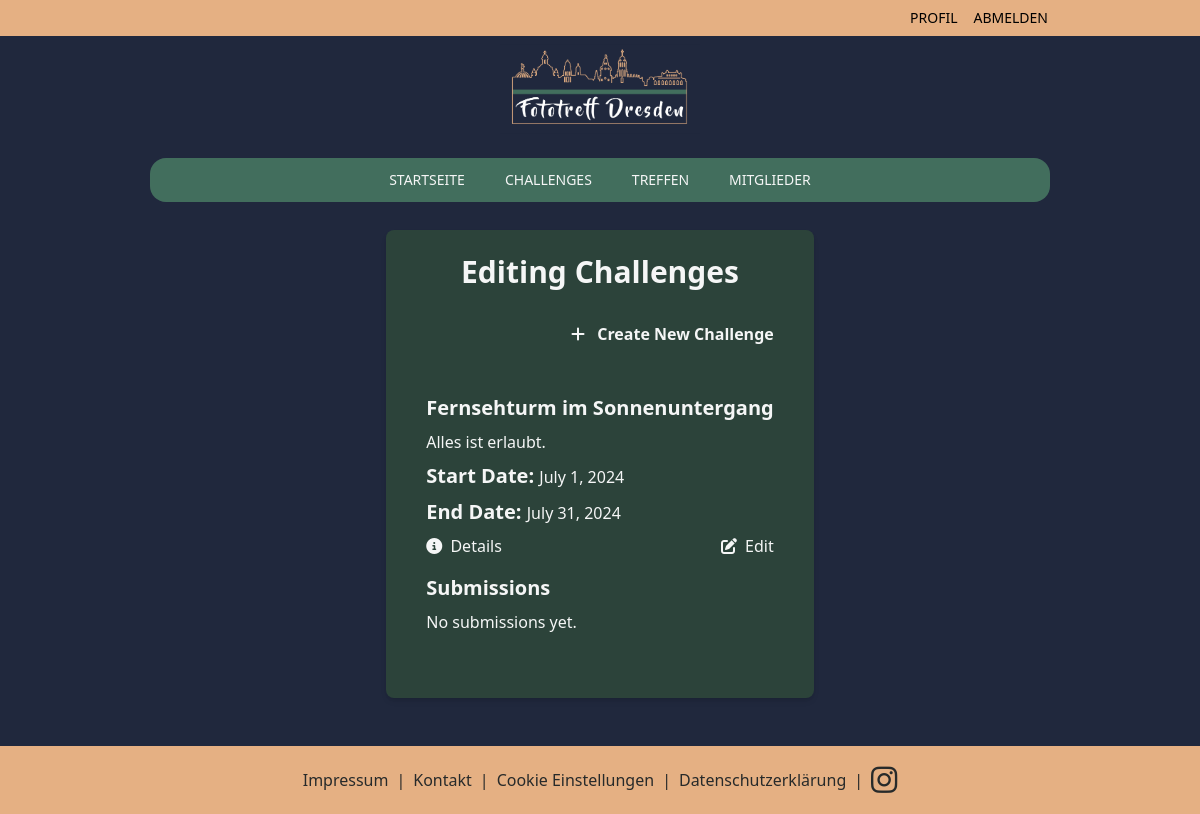
The page /editing/challenge/edit/list/ (signed in) on the database as committed earlier.
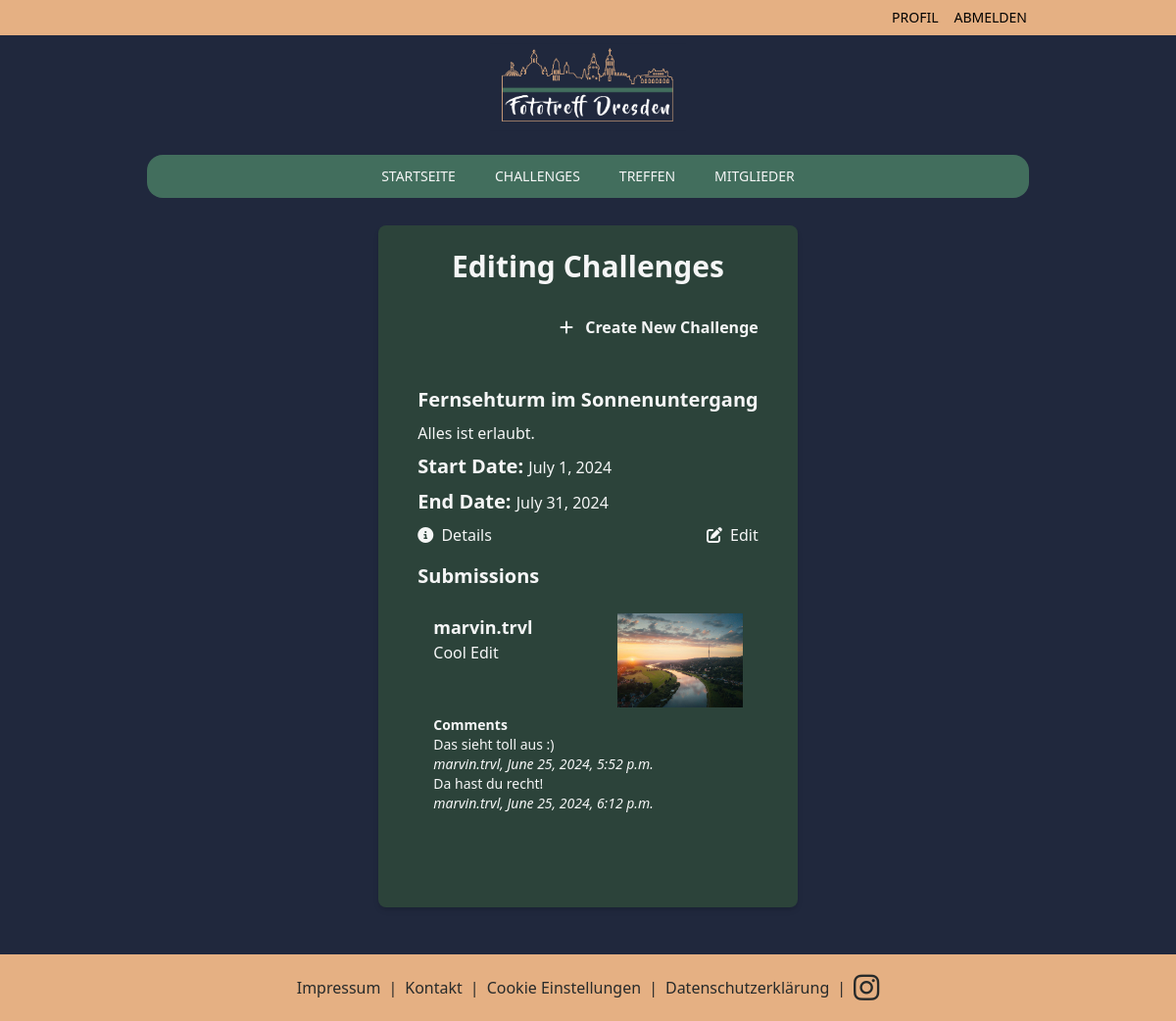
The same page on the database as committed later.
### editing_challenge/models.py (models this page shows, shortened)
class EditingChallenge(models.Model):
    name = models.CharField(max_length=200)
    details = models.TextField()
    start_date = models.DateField()
    end_date = models.DateField()
    created_by = models.ForeignKey(settings.AUTH_USER_MODEL, on_delete=models.CASCADE)
    raw_preview = models.ImageField(upload_to='raw_previews/')
    raw_file = models.FileField(upload_to='raw_files/')

class EditingChallengeSubmission(models.Model):
    challenge = models.ForeignKey(EditingChallenge, related_name='submissions', on_delete=models.CASCADE)
    user = models.ForeignKey(settings.AUTH_USER_MODEL, on_delete=models.CASCADE)
    edited_image = models.ImageField(upload_to='edited_submissions/')
    description = models.TextField(blank=True, null=True)
    submitted_at = models.DateTimeField(auto_now_add=True)
    is_winner = models.BooleanField(default=False)

class EditingChallengeComment(models.Model):
    submission = models.ForeignKey(EditingChallengeSubmission, related_name='comments', on_delete=models.CASCADE)
    user = models.ForeignKey(settings.AUTH_USER_MODEL, on_delete=models.CASCADE)
    text = models.TextField()
    created_at = models.DateTimeField(auto_now_add=True)
    parent = models.ForeignKey('self', related_name='replies', null=True, blank=True, on_delete=models.CASCADE)

### members/models.py (models this page shows)
class CustomUser(AbstractUser):
    email = models.EmailField(unique=True)
    full_name = models.CharField(max_length=100)
    equipment = models.TextField()
    interests = models.TextField()
    description = models.TextField()
    picture = models.ImageField(upload_to='profiles/', blank=True, null=True)

### editing_challenge/views.py (the view)
# urls.py: path('challenge/edit/list/', views.EditingChallengeEditListView.as_view(), name='editing_challenge_list_private'),
class EditingChallengeEditListView(ListView):
    model = EditingChallenge
    template_name = 'editing_challenge/editing_challenge_list_private.html'
    context_object_name = 'challenges'
    def get_queryset(self):
        return EditingChallenge.objects.filter(created_by=self.request.user)

### editing_challenge/templates/editing_challenge/editing_challenge_list_private.html
{% extends 'main/base.html' %}
{% block content %}
<div class="bg-fgreen-800 rounded-lg mt-12 mb-8 mx-auto w-full max-w-4xl p-6 shadow-md">
    <h1 class="text-3xl font-bold mb-6 text-center text-white">Editing Challenges</h1>
    <div class="flex justify-end mb-6">
        <a href="{% url 'editing_challenge:editing_challenge_create' %}" class="btn btn-primary bg-blue-500 hover:bg-blue-700 text-white font-bold py-2 px-4 rounded">
            <i class="fas fa-plus mr-2"></i> Create New Challenge
        </a>
    </div>
    <div>
        {% for challenge in object_list %}
        <div class="bg-gray-700 text-white rounded-lg p-4 mb-6">
            <h2 class="text-xl font-bold mb-2">{{ challenge.name }}</h2>
            <p class="text-gray-300 mb-2">{{ challenge.details }}</p>
            <p class="text-gray-300 mb-2"><span class="text-xl font-bold mb-2">Start Date: </span>{{ challenge.start_date }}</p>
            <p class="text-gray-300 mb-2"><span class="text-xl font-bold mb-2">End Date: </span>{{ challenge.end_date }}</p>
            <div class="flex justify-between">
                <a href="{% url 'editing_challenge:editing_challenge_detail' challenge.pk %}" class="text-blue-400 hover:text-blue-600">
                    <i class="fas fa-info-circle mr-1"></i> Details
                </a>
                {% if challenge.created_by == request.user %}
                <a href="{% url 'editing_challenge:editing_challenge_edit' challenge.pk %}" class="text-blue-400 hover:text-blue-600">
                    <i class="fas fa-edit mr-1"></i> Edit
                </a>
                {% endif %}
            </div>
            <h3 class="text-xl font-bold mt-4 mb-2">Submissions</h3>
            {% for submission in challenge.submissions.all %}
            <div class="bg-gray-600 text-white rounded-lg p-4 mb-4">
                <div class="flex justify-between">
                    <div>
                        <h4 class="text-lg font-bold">{{ submission.user.username }}</h4>
                        <p class="text-gray-300 mb-2">{{ submission.description }}</p>
                    </div>
                    <div>
                        <img src="{{ submission.edited_image.url }}" alt="Submission Image" class="w-32 h-auto">
                    </div>
                </div>
                <div class="mt-2">
                    <h5 class="text-gray-300 text-sm font-bold">Comments</h5>
                    {% for comment in submission.comments.all %}
                    <div class="text-gray-400 text-sm">
                        <p>{{ comment.text }}</p>
                        <p class="italic">{{ comment.user.username }}, {{ comment.created_at }}</p>
                    </div>
                    {% endfor %}
                </div>
            </div>
            {% empty %}
            <p class="text-gray-300">No submissions yet.</p>
            {% endfor %}
        </div>
        {% empty %}
        <p class="text-gray-300">No challenges available.</p>
        {% endfor %}
    </div>
</div>
{% endblock %}

### main/templates/main/base.html (shortened to what this page needs)
<!DOCTYPE html>
<html lang="de">
<head>
    {% load static %}
    <link href="{% static 'css/output.css' %}" rel="stylesheet">
</head>
<body class="bg-fblue-950 flex flex-col min-h-screen">
    <header class="header z-10">
        <nav class="text-black">
            <div class="md:bg-forange-300 py-4 md:py-2 pl-6 pr-2 md:px-6 bg-fblue-950">
                <div class="container hidden justify-end space-x-4 md:block">
                    <div class="flex justify-end space-x-4">
                        {% if user.is_authenticated %}
                            <a href="{% url 'members:profile_edit' %}" class="font-medium text-sm uppercase">Profil</a>
                            <a href="{% url 'members:logout' %}" class="font-medium text-sm uppercase">Abmelden</a>
                        {% endif %}
                    </div>
                </div>
            </div>
            <div class="bg-fblue-950 mx-auto w-full pb-12 hidden md:block">
                <div>
                    <a href="{% url 'index' %}" class="flex items-center justify-center">
                        <img src="/static/images/logo.png" class="w-1/6 h-auto mt-2">
                    </a>
                </div>
            </div>
            <div class="relative -mt-6 hidden md:block mx-auto md:max-w-3/5 lg:max-w-3/4 bg-fgreen-600 rounded-2xl py-1">
                <div class="flex items-baseline justify-center space-x-4 uppercase">
                    <a href="{% url 'index' %}" class="text-fgray-50 hover:bg-fgreen-500 hover:text-white px-3 py-2 rounded-md text-sm font-normal">Startseite</a>
                    <div class="relative group">
                        <a href="#" class="text-fgray-50 hover:bg-fgreen-500 hover:text-white px-3 py-2 rounded-md text-sm font-normal">Challenges</a>
                    </div>
                    <a href="{% url 'meetup_list' %}" class="text-fgray-50 hover:bg-fgreen-500 hover:text-white px-3 py-2 rounded-md text-sm font-normal">Treffen</a>
                    <a href="{% url 'members:member_list' %}" class="text-fgray-50 hover:bg-fgreen-500 hover:text-white px-3 py-2 rounded-md text-sm font-normal">Mitglieder</a>
                </div>
            </div>
        </nav>
    </header>
    <main class="text-fgray-50 mx-auto -mt-5 flex-grow">
        {% block content %}
        {% endblock %}
    </main>
    <footer class="bg-forange-300 text-fgray-950 mt-4">
        <div class="container mx-auto p-4 flex justify-center items-center space-x-36">
            <div>
                <ul class="space-x-2 flex flex-wrap justify-center items-center">
                    <li><a href="#" class="hover:text-white">Impressum</a></li>
                    <li><span class="text-fgray-950">|</span></li>
                    <li><a href="#" class="hover:text-white">Kontakt</a></li>
                    <li><span class="text-fgray-950">|</span></li>
                    <li><a href="#" class="hover:text-white">Cookie Einstellungen</a></li>
                    <li><span class="text-fgray-950">|</span></li>
                    <li><a href="#" class="hover:text-white">Datenschutzerklärung</a></li>
                    <li><span class="text-fgray-950">|</span></li>
                    <li><a href="https://www.instagram.com/fototreff_dresden/" class="hover:text-white text-3xl">
                            <i class="fab fa-instagram"></i>
                        </a>
                    </li>
                </ul>
            </div>
        </div>
    </footer>
</body>
</html>

Rows that differ between the two databases and show on the page:
shown differently, row unchanged: EditingChallenge "Fernsehturm im Sonnenuntergang": no longer shows "No submissions yet."
added EditingChallengeSubmission: user.username "marvin.trvl", description "Cool Edit", edited_image (picture)
added EditingChallengeComment: text "Das sieht toll aus :)", user.username "marvin.trvl", created_at "June 25, 2024, 5:52 p.m."
added EditingChallengeComment: text "Da hast du recht!", user.username "marvin.trvl", created_at "June 25, 2024, 6:12 p.m."
